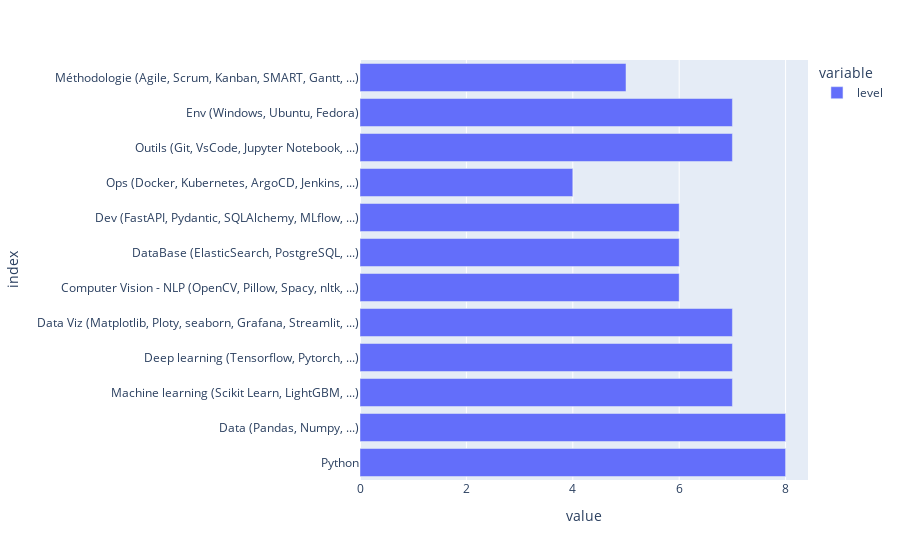

Notebook source saved alongside this figure:
### Code cell
import pandas as pd
pd.options.plotting.backend = "plotly"

df = pd.DataFrame(dict_tools, index=["level"]).T
fig = df.plot.barh()
fig.show()

### Figure 1 — Plotly figure (JSON) as saved in the notebook; plotly's stock layout.template omitted (floating-point values rounded to 4 significant figures)
{"data": [{"alignmentgroup": "True", "hovertemplate": "variable=level<br>value=%{x}<br>index=%{y}<extra></extra>", "legendgroup": "level", "marker": {"color": "#636efa", "pattern": {"shape": ""}}, "name": "level", "offsetgroup": "level", "orientation": "h", "showlegend": true, "textposition": "auto", "type": "bar", "x": [8, 8, 7, 7, 7, 6, 6, 6, 4, 7, 7, 5], "xaxis": "x", "y": ["Python", "Data (Pandas, Numpy, ...)", "Machine learning (Scikit Learn, LightGBM, ...)", "Deep learning (Tensorflow, Pytorch, ...)", "Data Viz (Matplotlib, Ploty, seaborn, Grafana, Streamlit, ...)", "Computer Vision - NLP (OpenCV, Pillow, Spacy, nltk, ...)", "DataBase (ElasticSearch, PostgreSQL, ...)", "Dev (FastAPI, Pydantic, SQLAlchemy, MLflow, ...)", "Ops (Docker, Kubernetes, ArgoCD, Jenkins, ...)", "Outils (Git, VsCode, Jupyter Notebook, ...)", "Env (Windows, Ubuntu, Fedora)", "Méthodologie (Agile, Scrum, Kanban, SMART, Gantt, ...)"], "yaxis": "y"}], "layout": {"barmode": "relative", "legend": {"title": {"text": "variable"}, "tracegroupgap": 0}, "margin": {"t": 60}, "xaxis": {"anchor": "y", "domain": [0, 1], "title": {"text": "value"}}, "yaxis": {"anchor": "x", "domain": [0, 1], "title": {"text": "index"}}}}
